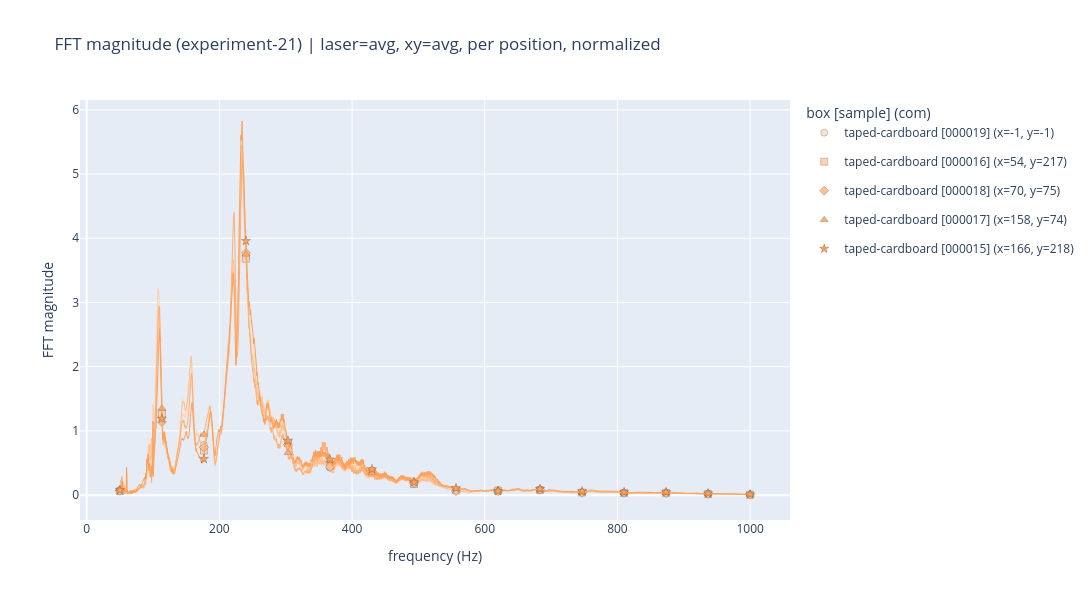

Notebook code cell kept with this figure:
### Code cell
plot_fft_magnitude(normalize=True, boxes='taped-cardboard')

### Figure 1 — Plotly figure (JSON) as saved in the notebook; plotly's stock layout.template omitted (floating-point values rounded to 4 significant figures; data arrays with more than 128 entries replaced by an {"elided": "..."} marker saying what was removed)
{"data": [{"hoverinfo": "skip", "legendgroup": "taped-cardboard [000019] (x=-1, y=-1)", "line": {"color": "rgb(255,226,205)", "width": 1}, "mode": "lines", "showlegend": false, "type": "scatter", "x": {"elided": "3421 float values"}, "y": {"elided": "3421 float values"}}, {"legendgroup": "taped-cardboard [000019] (x=-1, y=-1)", "marker": {"color": "rgb(255,226,205)", "line": {"color": "rgba(0,0,0,0.4)", "width": 0.5}, "size": 7, "symbol": "circle"}, "mode": "markers", "name": "taped-cardboard [000019] (x=-1, y=-1)", "showlegend": true, "type": "scatter", "x": [50.0, 113.3, 176.7, 240.0, 303.3, 366.7, 430.0, 493.3, 556.7, 620.0, 683.3, 746.7, 810.0, 873.3, 936.7, 1000.0], "y": [0.07496, 1.202, 0.7831, 3.692, 0.8204, 0.4307, 0.383, 0.1876, 0.07102, 0.07427, 0.08662, 0.04149, 0.03788, 0.03466, 0.0204, 0.008836]}, {"hoverinfo": "skip", "legendgroup": "taped-cardboard [000016] (x=54, y=217)", "line": {"color": "rgb(255,210,176)", "width": 1}, "mode": "lines", "showlegend": false, "type": "scatter", "x": {"elided": "3421 float values"}, "y": {"elided": "3421 float values"}}, {"legendgroup": "taped-cardboard [000016] (x=54, y=217)", "marker": {"color": "rgb(255,210,176)", "line": {"color": "rgba(0,0,0,0.4)", "width": 0.5}, "size": 7, "symbol": "square"}, "mode": "markers", "name": "taped-cardboard [000016] (x=54, y=217)", "showlegend": true, "type": "scatter", "x": [50.0, 113.3, 176.7, 240.0, 303.3, 366.7, 430.0, 493.3, 556.7, 620.0, 683.3, 746.7, 810.0, 873.3, 936.7, 1000.0], "y": [0.06174, 1.264, 0.6932, 3.68, 0.8118, 0.4501, 0.3626, 0.1723, 0.07411, 0.07003, 0.07782, 0.04019, 0.03294, 0.03518, 0.01837, 0.008023]}, {"hoverinfo": "skip", "legendgroup": "taped-cardboard [000018] (x=70, y=75)", "line": {"color": "rgb(255,193,147)", "width": 1}, "mode": "lines", "showlegend": false, "type": "scatter", "x": {"elided": "3421 float values"}, "y": {"elided": "3421 float values"}}, {"legendgroup": "taped-cardboard [000018] (x=70, y=75)", "marker": {"color": "rgb(255,193,147)", "line": {"color": "rgba(0,0,0,0.4)", "width": 0.5}, "size": 7, "symbol": "diamond"}, "mode": "markers", "name": "taped-cardboard [000018] (x=70, y=75)", "showlegend": true, "type": "scatter", "x": [50.0, 113.3, 176.7, 240.0, 303.3, 366.7, 430.0, 493.3, 556.7, 620.0, 683.3, 746.7, 810.0, 873.3, 936.7, 1000.0], "y": [0.06956, 1.139, 0.746, 3.773, 0.7844, 0.4378, 0.3618, 0.1871, 0.06312, 0.06197, 0.08668, 0.04027, 0.03361, 0.03262, 0.01897, 0.008421]}, {"hoverinfo": "skip", "legendgroup": "taped-cardboard [000017] (x=158, y=74)", "line": {"color": "rgb(255,177,118)", "width": 1}, "mode": "lines", "showlegend": false, "type": "scatter", "x": {"elided": "3421 float values"}, "y": {"elided": "3421 float values"}}, {"legendgroup": "taped-cardboard [000017] (x=158, y=74)", "marker": {"color": "rgb(255,177,118)", "line": {"color": "rgba(0,0,0,0.4)", "width": 0.5}, "size": 7, "symbol": "triangle-up"}, "mode": "markers", "name": "taped-cardboard [000017] (x=158, y=74)", "showlegend": true, "type": "scatter", "x": [50.0, 113.3, 176.7, 240.0, 303.3, 366.7, 430.0, 493.3, 556.7, 620.0, 683.3, 746.7, 810.0, 873.3, 936.7, 1000.0], "y": [0.09588, 1.351, 0.9442, 3.751, 0.6584, 0.5438, 0.3456, 0.2169, 0.1019, 0.07256, 0.08358, 0.04457, 0.03793, 0.03689, 0.0199, 0.009011]}, {"hoverinfo": "skip", "legendgroup": "taped-cardboard [000015] (x=166, y=218)", "line": {"color": "rgb(255,161,90)", "width": 1}, "mode": "lines", "showlegend": false, "type": "scatter", "x": {"elided": "3421 float values"}, "y": {"elided": "3421 float values"}}, {"legendgroup": "taped-cardboard [000015] (x=166, y=218)", "marker": {"color": "rgb(255,161,90)", "line": {"color": "rgba(0,0,0,0.4)", "width": 0.5}, "size": 7, "symbol": "star"}, "mode": "markers", "name": "taped-cardboard [000015] (x=166, y=218)", "showlegend": true, "type": "scatter", "x": [50.0, 113.3, 176.7, 240.0, 303.3, 366.7, 430.0, 493.3, 556.7, 620.0, 683.3, 746.7, 810.0, 873.3, 936.7, 1000.0], "y": [0.07745, 1.191, 0.5623, 3.958, 0.8475, 0.5552, 0.4041, 0.2004, 0.1074, 0.06266, 0.09709, 0.05933, 0.047, 0.04647, 0.02576, 0.01107]}], "layout": {"height": 600, "legend": {"title": {"text": "box [sample] (com)"}}, "title": {"text": "FFT magnitude (experiment-21) | laser=avg, xy=avg, per position, normalized"}, "width": 1200, "xaxis": {"title": {"text": "frequency (Hz)"}}, "yaxis": {"title": {"text": "FFT magnitude"}}}}
